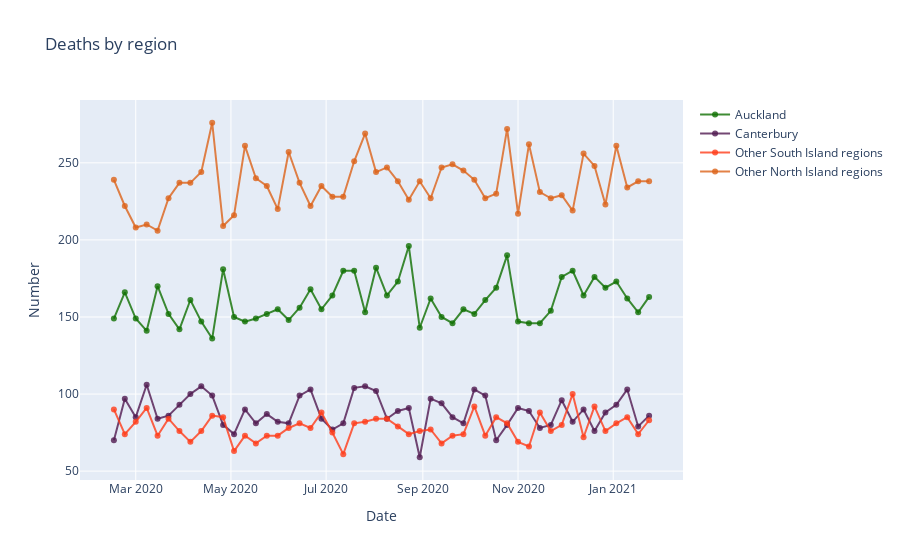

Notebook source saved alongside this figure:
### Code cell
trace1 = go.Scatter(
    x=df_W_Deaths1[df_W_Deaths1["series_name"] == "Auckland"].index,
    y=df_W_Deaths1[df_W_Deaths1["series_name"] == "Auckland"].value,
    mode="lines+markers",
    name="Auckland",
    marker=dict(color="rgba(16, 112, 2, 0.8)"),
    text=df_W_Deaths1[df_W_Deaths1["series_name"] == "Auckland"],
)

trace2 = go.Scatter(
    x=df_W_Deaths1[df_W_Deaths1["series_name"] == "Canterbury"].index,
    y=df_W_Deaths1[df_W_Deaths1["series_name"] == "Canterbury"].value,
    mode="lines+markers",
    name="Canterbury",
    marker=dict(color="rgba(80, 26, 80, 0.8)"),
    text=df_W_Deaths1[df_W_Deaths1["series_name"] == "Canterbury"],
)

trace3 = go.Scatter(
    x=df_W_Deaths1[df_W_Deaths1["series_name"] == "Other South Island regions"].index,
    y=df_W_Deaths1[df_W_Deaths1["series_name"] == "Other South Island regions"].value,
    mode="lines+markers",
    name="Other South Island regions",
    marker=dict(color="rgba(350, 60, 25, 0.8)"),
    text=df_W_Deaths1[df_W_Deaths1["series_name"] == "Other South Island regions"],
)

trace4 = go.Scatter(
    x=df_W_Deaths1[df_W_Deaths1["series_name"] == "Other North Island regions"].index,
    y=df_W_Deaths1[df_W_Deaths1["series_name"] == "Other North Island regions"].value,
    mode="lines+markers",
    name="Other North Island regions",
    marker=dict(color="rgba(220, 99, 25, 0.8)"),
    text=df_W_Deaths1[df_W_Deaths1["series_name"] == "Other North Island regions"],
)


data = [trace1, trace2, trace3, trace4]
layout = dict(
    title="Deaths by region",
    xaxis=dict(title="Date", ticklen=5, zeroline=False),
    yaxis=dict(title="Number", ticklen=5, zeroline=False),
)
fig = dict(data=data, layout=layout)
iplot(fig)

### Figure 1 — Plotly figure (JSON) as saved in the notebook; plotly's stock layout.template omitted (floating-point values rounded to 4 significant figures; data arrays with more than 128 entries replaced by an {"elided": "..."} marker saying what was removed)
{"data": [{"marker": {"color": "rgba(16, 112, 2, 0.8)"}, "mode": "lines+markers", "name": "Auckland", "text": {"elided": "50x8 mixed values"}, "type": "scatter", "x": ["2020-02-16", "2020-02-23", "2020-03-01", "2020-03-08", "2020-03-15", "2020-03-22", "2020-03-29", "2020-04-05", "2020-04-12", "2020-04-19", "2020-04-26", "2020-05-03", "2020-05-10", "2020-05-17", "2020-05-24", "2020-05-31", "2020-06-07", "2020-06-14", "2020-06-21", "2020-06-28", "2020-07-05", "2020-07-12", "2020-07-19", "2020-07-26", "2020-08-02", "2020-08-09", "2020-08-16", "2020-08-23", "2020-08-30", "2020-09-06", "2020-09-13", "2020-09-20", "2020-09-27", "2020-10-04", "2020-10-11", "2020-10-18", "2020-10-25", "2020-11-01", "2020-11-08", "2020-11-15", "2020-11-22", "2020-11-29", "2020-12-06", "2020-12-13", "2020-12-20", "2020-12-27", "2021-01-03", "2021-01-10", "2021-01-17", "2021-01-24"], "y": [149, 166, 149, 141, 170, 152, 142, 161, 147, 136, 181, 150, 147, 149, 152, 155, 148, 156, 168, 155, 164, 180, 180, 153, 182, 164, 173, 196, 143, 162, 150, 146, 155, 152, 161, 169, 190, 147, 146, 146, 154, 176, 180, 164, 176, 169, 173, 162, 153, 163]}, {"marker": {"color": "rgba(80, 26, 80, 0.8)"}, "mode": "lines+markers", "name": "Canterbury", "text": {"elided": "50x8 mixed values"}, "type": "scatter", "x": ["2020-02-16", "2020-02-23", "2020-03-01", "2020-03-08", "2020-03-15", "2020-03-22", "2020-03-29", "2020-04-05", "2020-04-12", "2020-04-19", "2020-04-26", "2020-05-03", "2020-05-10", "2020-05-17", "2020-05-24", "2020-05-31", "2020-06-07", "2020-06-14", "2020-06-21", "2020-06-28", "2020-07-05", "2020-07-12", "2020-07-19", "2020-07-26", "2020-08-02", "2020-08-09", "2020-08-16", "2020-08-23", "2020-08-30", "2020-09-06", "2020-09-13", "2020-09-20", "2020-09-27", "2020-10-04", "2020-10-11", "2020-10-18", "2020-10-25", "2020-11-01", "2020-11-08", "2020-11-15", "2020-11-22", "2020-11-29", "2020-12-06", "2020-12-13", "2020-12-20", "2020-12-27", "2021-01-03", "2021-01-10", "2021-01-17", "2021-01-24"], "y": [70, 97, 85, 106, 84, 86, 93, 100, 105, 99, 80, 74, 90, 81, 87, 82, 81, 99, 103, 84, 77, 81, 104, 105, 102, 84, 89, 91, 59, 97, 94, 85, 81, 103, 99, 70, 80, 91, 89, 78, 80, 96, 82, 90, 76, 88, 93, 103, 79, 86]}, {"marker": {"color": "rgba(350, 60, 25, 0.8)"}, "mode": "lines+markers", "name": "Other South Island regions", "text": {"elided": "50x8 mixed values"}, "type": "scatter", "x": ["2020-02-16", "2020-02-23", "2020-03-01", "2020-03-08", "2020-03-15", "2020-03-22", "2020-03-29", "2020-04-05", "2020-04-12", "2020-04-19", "2020-04-26", "2020-05-03", "2020-05-10", "2020-05-17", "2020-05-24", "2020-05-31", "2020-06-07", "2020-06-14", "2020-06-21", "2020-06-28", "2020-07-05", "2020-07-12", "2020-07-19", "2020-07-26", "2020-08-02", "2020-08-09", "2020-08-16", "2020-08-23", "2020-08-30", "2020-09-06", "2020-09-13", "2020-09-20", "2020-09-27", "2020-10-04", "2020-10-11", "2020-10-18", "2020-10-25", "2020-11-01", "2020-11-08", "2020-11-15", "2020-11-22", "2020-11-29", "2020-12-06", "2020-12-13", "2020-12-20", "2020-12-27", "2021-01-03", "2021-01-10", "2021-01-17", "2021-01-24"], "y": [90, 74, 82, 91, 73, 84, 76, 69, 76, 86, 85, 63, 73, 68, 73, 73, 78, 81, 78, 88, 75, 61, 81, 82, 84, 84, 79, 74, 76, 77, 68, 73, 74, 92, 73, 85, 81, 69, 66, 88, 76, 80, 100, 72, 92, 76, 81, 85, 74, 83]}, {"marker": {"color": "rgba(220, 99, 25, 0.8)"}, "mode": "lines+markers", "name": "Other North Island regions", "text": {"elided": "50x8 mixed values"}, "type": "scatter", "x": ["2020-02-16", "2020-02-23", "2020-03-01", "2020-03-08", "2020-03-15", "2020-03-22", "2020-03-29", "2020-04-05", "2020-04-12", "2020-04-19", "2020-04-26", "2020-05-03", "2020-05-10", "2020-05-17", "2020-05-24", "2020-05-31", "2020-06-07", "2020-06-14", "2020-06-21", "2020-06-28", "2020-07-05", "2020-07-12", "2020-07-19", "2020-07-26", "2020-08-02", "2020-08-09", "2020-08-16", "2020-08-23", "2020-08-30", "2020-09-06", "2020-09-13", "2020-09-20", "2020-09-27", "2020-10-04", "2020-10-11", "2020-10-18", "2020-10-25", "2020-11-01", "2020-11-08", "2020-11-15", "2020-11-22", "2020-11-29", "2020-12-06", "2020-12-13", "2020-12-20", "2020-12-27", "2021-01-03", "2021-01-10", "2021-01-17", "2021-01-24"], "y": [239, 222, 208, 210, 206, 227, 237, 237, 244, 276, 209, 216, 261, 240, 235, 220, 257, 237, 222, 235, 228, 228, 251, 269, 244, 247, 238, 226, 238, 227, 247, 249, 245, 239, 227, 230, 272, 217, 262, 231, 227, 229, 219, 256, 248, 223, 261, 234, 238, 238]}], "layout": {"title": {"text": "Deaths by region"}, "xaxis": {"ticklen": 5, "title": {"text": "Date"}, "zeroline": false}, "yaxis": {"ticklen": 5, "title": {"text": "Number"}, "zeroline": false}}}
